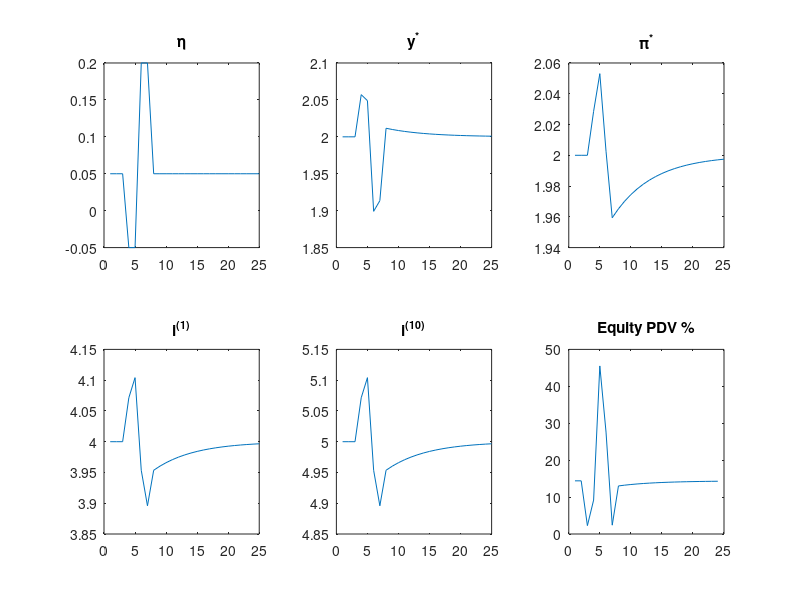

The MATLAB source for this figure:
%Purpose: 
%   Illustrate shocks inside of a Closed DyEM via Impulse Response
%   Functions
%Author: 
%   Mike Aguilar, UNC-CH Economics, Dec'16


%Housekeeping
    clear all; close all; clc

%Set length of time for the IRF
    T = 25; 

%Exogenous Variable Settings
    etabar = 0.05*ones(T,1);
    eta = etabar;
        eta(4,1)=-0.05; eta(5,1)=-0.05; eta(6,1)=.2; eta(7,1)=.2; 
    v = zeros(T,1); 
    pihat = ones(T,1)*2; 

    eps = zeros(T,1); 
    ybar = ones(T,1)*2; 
    rbar1 = ones(T,1)*2; 

%Parameter Settings
    thetapi = 0.5; 
    thetay = 0.5; 
    delta = 0.5; 
    alpha = 1; 
    %gamma = 0.5; 


%Macro Equilibrium 
    %Prepopulate
    ystar = ybar ;
    pistar = pihat; 
    i1(1,1) = rbar1(1,1)+pihat(1,1); 
    
    for t = 2:T
        ystar(t,1) = ybar(t,1) + (1/ (1+alpha*thetay+delta*alpha*thetapi))*(( alpha*thetapi)*pihat(t,1) + (-alpha*thetapi)*pistar(t-1,1)-alpha*(eta(t,1)-etabar(t,1))+eps(t,1)-alpha*thetapi*v(t,1)); 
        pistar(t,1) = (1/ (1+alpha*thetay+delta*alpha*thetapi))*( (delta*alpha*thetapi)*pihat(t,1)+(1+alpha*thetay)*pistar(t-1,1)-alpha*delta*(eta(t,1)-etabar(t-1,1))+delta*eps(t,1)+(1+alpha*thetay)*v(t,1)); 
        i1(t,1) = rbar1(t,1) + pistar(t,1) + thetapi*(pistar(t,1)-pihat(t,1)) + thetay*(ystar(t,1)-ybar(t,1)); 
    end

%Plot the shock
    subplot(2,3,1), plot(eta), title('\eta')
%Macro IRF
    subplot(2,3,2), plot(ystar), title('y^{*}')
    subplot(2,3,3), plot(pistar), title('\pi^{*}')
    
 
%Yield Curve
    %Parameter Setting
        M = 10; %Maximum maturity
        %liq = linspace(0,.02,M)'; %Liq Premium. Each entry is the liq premium for another maturity. 
        liq = [0.1:.1:1]'; 

    %Rates matrix: rows are time; columns are maturity; Row is yield curve
    %at a particular time. 
    Rates = zeros(T,size(liq,1)); 
    Rates(:,1) = i1; 
    for t = 1:T
        for m = 2:size(liq,1)
            Rates(t,m) = Rates(t,1)+liq(m,1); 
        end
    end
    %Fixed Income Plots
        subplot(2,3,4), plot(Rates(:,1)), title('i^{(1)}'); 
       % hold on 
        %subplot(2,2,3), plot(Rates(:,end),'r') 
        subplot(2,3,5), plot(Rates(:,end)), title('i^{(10)}'); 
    
    
    
%Equities
    %Settings
        beta = 0.1; 
        c = 0.4; 
        Phi = .5; %Backward looking behavior in growth expectations
        G = (pihat+ybar)*(1+beta); 
    %Prepopulate
        EPS = zeros(T,1); 
        EPS(1,1) = 100; 
        
    %Construct earnings
        for t = 2:T
            EPS(t,1) = EPS(t-1,1)*(1+ystar(t,1)/100+pistar(t,1)/100)*(1+beta);
        end
    %Dividends
        for t = 1:T
            Div(t,1) = EPS(t,1)*(1-c); 
        end
    %Exp Output; Rows=time; Columns=forecast maturity; 
        ExpY(1,1:M) = repmat(ybar(1,1)/100,1,M); 
        for t = 2:T
            for m = 1:M
                ExpY(t,m) = Phi^(t*m)*ystar(t-1,1)/100+(1-Phi^(t*m))*(ybar(t,1)/100);
            end
        end
    %Exp Inflation; Rows=time; Columns=forecast maturity; 
        ExpPi(1,1:M) = repmat(pihat(1,1)/100,1,M); 
        for t = 2:T
            for m = 1:M
                ExpPi(t,m) = Phi^(t*m)*pistar(t-1,1)/100+(1-Phi^(t*m))*(pihat(t,1)/100);
            end
        end
    %Expected Market Premium
        for t = 1:T
            MRP(t,1) = ((prod(1+ExpY(t,:)))^(1/M)-1)-Rates(t,M)/100; 
        end
    % k 
        for t = 1:T
            k(t,1) = Rates(t,M) + beta*MRP(t,1); 
        end
        
    %  PDV
        for t = 1:T
            PDV(t,1) = Div(t,1) ./ (k(t,1)/100-G(t,1)/100); 
        end
        %Returns
            Ret = (PDV(2:end,1)./PDV(1:end-1,1) - 1)*100; 
        
    %Equity Plot
        subplot(2,3,6),plot(Ret),title('Equity PDV %'); 
